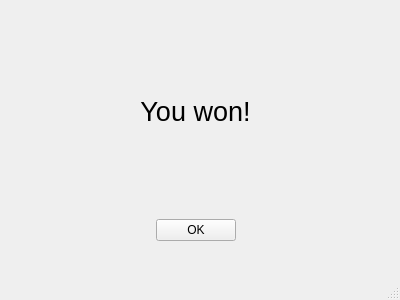
<?xml version="1.0" encoding="UTF-8"?>
<ui version="4.0">
 <class>gamewonwindow</class>
 <widget class="QMainWindow" name="gamewonwindow">
  <property name="geometry">
   <rect>
    <x>0</x>
    <y>0</y>
    <width>400</width>
    <height>300</height>
   </rect>
  </property>
  <property name="windowTitle">
   <string>MainWindow</string>
  </property>
  <widget class="QWidget" name="centralwidget">
   <widget class="QWidget" name="verticalLayoutWidget">
    <property name="geometry">
     <rect>
      <x>10</x>
      <y>10</y>
      <width>371</width>
      <height>231</height>
     </rect>
    </property>
    <layout class="QVBoxLayout" name="verticalLayout">
     <item>
      <widget class="QLabel" name="label">
       <property name="font">
        <font>
         <pointsize>20</pointsize>
        </font>
       </property>
       <property name="text">
        <string>You won!</string>
       </property>
       <property name="alignment">
        <set>Qt::AlignCenter</set>
       </property>
      </widget>
     </item>
     <item>
      <layout class="QHBoxLayout" name="horizontalLayout">
       <item>
        <spacer name="horizontalSpacer">
         <property name="orientation">
          <enum>Qt::Horizontal</enum>
         </property>
         <property name="sizeHint" stdset="0">
          <size>
           <width>40</width>
           <height>20</height>
          </size>
         </property>
        </spacer>
       </item>
       <item>
        <widget class="QPushButton" name="pushButton">
         <property name="text">
          <string>OK</string>
         </property>
        </widget>
       </item>
       <item>
        <spacer name="horizontalSpacer_2">
         <property name="orientation">
          <enum>Qt::Horizontal</enum>
         </property>
         <property name="sizeHint" stdset="0">
          <size>
           <width>40</width>
           <height>20</height>
          </size>
         </property>
        </spacer>
       </item>
      </layout>
     </item>
    </layout>
   </widget>
  </widget>
  <widget class="QMenuBar" name="menubar">
   <property name="geometry">
    <rect>
     <x>0</x>
     <y>0</y>
     <width>400</width>
     <height>22</height>
    </rect>
   </property>
  </widget>
  <widget class="QStatusBar" name="statusbar"/>
 </widget>
 <resources/>
 <connections>
  <connection>
   <sender>pushButton</sender>
   <signal>clicked()</signal>
   <receiver>gamewonwindow</receiver>
   <slot>accept()</slot>
   <hints>
    <hint type="sourcelabel">
     <x>195</x>
     <y>206</y>
    </hint>
    <hint type="destinationlabel">
     <x>199</x>
     <y>149</y>
    </hint>
   </hints>
  </connection>
 </connections>
 <slots>
  <slot>accept()</slot>
 </slots>
</ui>
